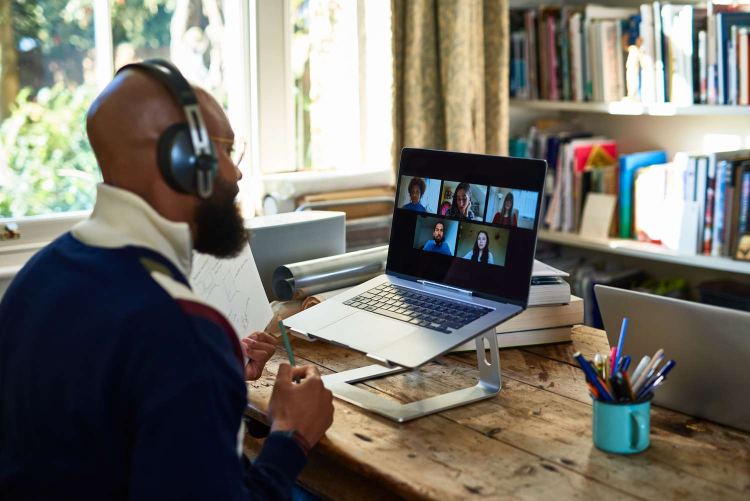
#> input picture img/home_office.jpg, 1500 x 1001 px, found by its file name (shown at 1/2 size)
$ jupyter execute data_split.ipynb
#> lines starting #> are read from the running program, lines starting #| are printed output that depends on the picture; pictures that were not available may be replaced by others from this repository, and a replacement may not be noted
[cell 1]
import os
import shutil
import random
import matplotlib.pyplot as plt
import matplotlib.image as mpimg
import numpy as np
import cv2

[cell 2]
data_dir = '/home/kmaev/dev/ML_Rebelway_course/data/week_08'
data_int = os.path.join(data_dir, 'Interior')
data_ext = os.path.join(data_dir, 'Exterior')

[cell 3]
l = []
image_files = [file for file in os.listdir(data_int) if file.lower().endswith(('.png', '.jpg', '.jpeg', '.gif', '.bmp', '.tiff'))]
num_train = int(len(image_files) * 0.7)
num_test = int(len(image_files) * 0.2)
selected_images = random.sample(image_files, num_train)

[cell 4]
train_dest_file = os.path.join(data_dir, 'train')
test_dest_file = os.path.join(data_dir, 'test')
val_dest_file = os.path.join(data_dir, 'val')

[cell 5]
for image in selected_images:

    source_file = os.path.join(data_int, image)
    if not os.path.exists(train_dest_file ):
        os.makedirs(train_dest_file )
    destination_file = os.path.join(train_dest_file, image)
    shutil.copy(source_file, destination_file)

[cell 6]
def split_data(root_folder, data, folders, split):

    image_files = [file for file in os.listdir(data) if file.lower().endswith(('.png', '.jpg', '.jpeg', '.gif', '.bmp', '.tiff'))]
    for folder in folders:
        num_samples = int(len(image_files) * split[folders.index(folder)] * 0.01)

        for image in os.listdir(data)[:num_samples]:
            source_file = os.path.join(data, image)

            dest_folder = os.path.join(root_folder, folder, data.split('/')[-1])
            if not os.path.exists(dest_folder):
                os.makedirs(dest_folder)
            destination_file = os.path.join(dest_folder, image)
            shutil.move(source_file, destination_file)

[cell 7]
folders = ['train', 'test', 'val']
split = [80, 10, 10]

split_data(data_dir, data_int, folders, split)
split_data(data_dir, data_ext, folders, split)

[cell 8]
img = mpimg.imread('/home/kmaev/dev/ML_Rebelway_course/ml_course_homework/img/home_office.jpg')
#> img is the input picture: shape (1001, 1500, 3); mean R, G, B 117.3, 114.3, 106
plt.imshow(img)
plt.axis('off')

[cell 9]
print(img.shape)
#| (1001, 1500, 3)

[cell 10]
original_shape = img.shape
#> original_shape = (1001, 1500, 3)
new_shape = (480, 854, 3)

resized_image = cv2.resize(img, (new_shape[1], new_shape[0]))
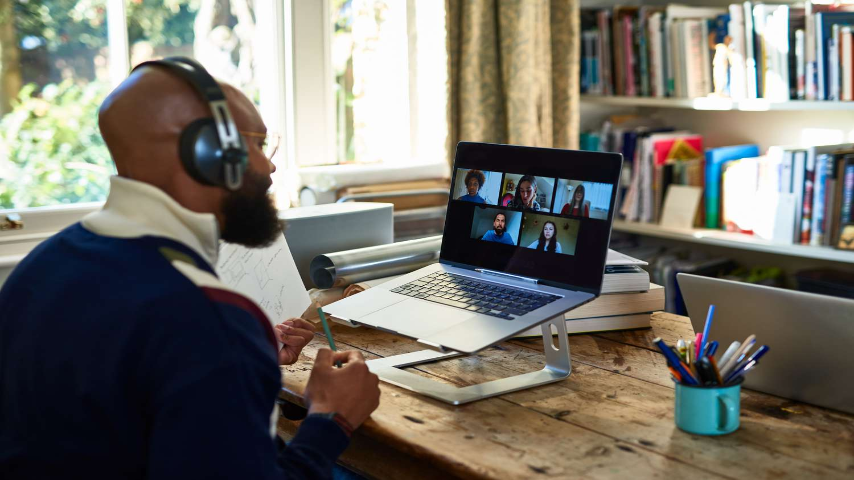
#> resized_image: shape (480, 854, 3); mean R, G, B 117.2, 114.2, 105.9

print("Original shape:", img.shape)
#| Original shape: (1001, 1500, 3)
print("Resized shape:", resized_image.shape)
#| Resized shape: (480, 854, 3)

if len(resized_image.shape) == 2:
    resized_image = np.expand_dims(resized_image, axis=-1)

if resized_image.shape[-1] == 1 and new_shape[-1] == 3:
    resized_image = np.repeat(resized_image, 3, axis=-1)

print("Final shape:", resized_image.shape)
#| Final shape: (480, 854, 3)

[cell 11]
print(resized_image.shape)
#| (480, 854, 3)

[cell 12]
import cv2
import os
import glob


def flip_images(input_folder, output_folder, new_name):
#> called with new_name = 'flipped'
    os.makedirs(output_folder, exist_ok=True)
    image_files = glob.glob(os.path.join(input_folder, '*'))
    for image_file in image_files:
        image = cv2.imread(image_file)
        flipped_horizontally = cv2.flip(image, 1)
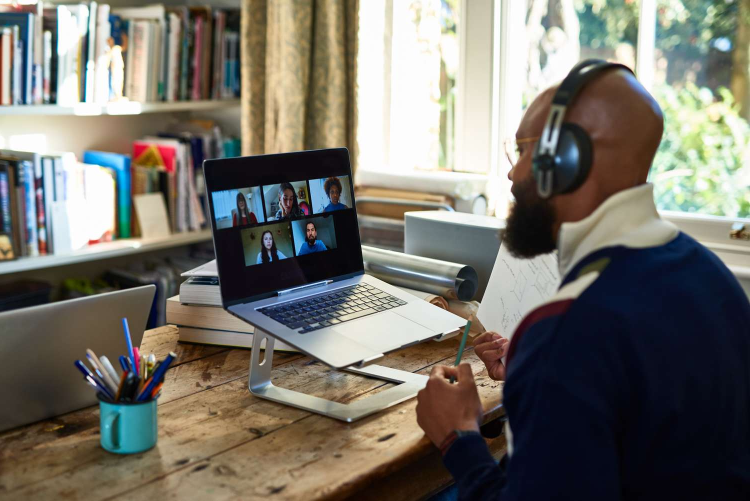
#> flipped_horizontally: shape (1001, 1500, 3) (shown at 1/2 size); mean B, G, R 106, 114.3, 117.3
        flipped_vertically = cv2.flip(image, 0)
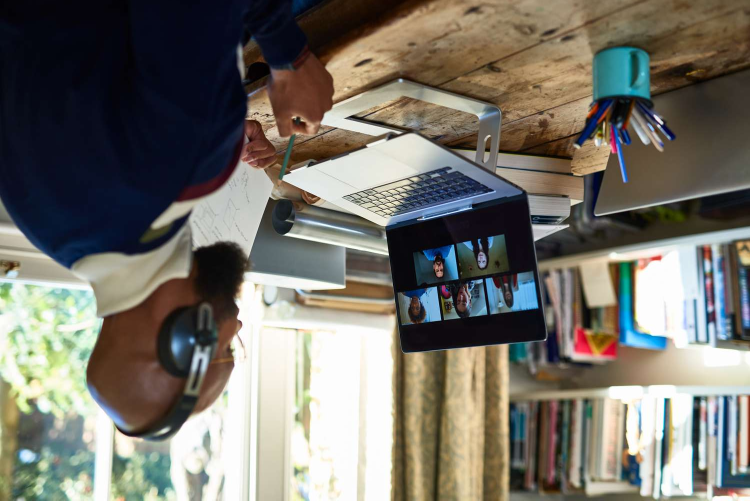
#> flipped_vertically: shape (1001, 1500, 3) (shown at 1/2 size); mean B, G, R 106, 114.3, 117.3

        file_name = os.path.basename(image_file)
        if not file_name.split('/')[-1].startswith(new_name):
            flipped_horizontally_name = os.path.join(output_folder, f'{new_name}_h_{file_name}')
            flipped_vertically_name = os.path.join(output_folder, f'{new_name}_v_{file_name}')
            cv2.imwrite(flipped_horizontally_name, flipped_horizontally)
            cv2.imwrite(flipped_vertically_name, flipped_vertically)

[cell 13]
def move_from_temp_to_folder(folder, temp):
    image_files = glob.glob(os.path.join(temp, '*'))
    for image_file in image_files:
        if not os.path.exists(folder):
                os.makedirs(folder)
        destination_file = os.path.join(folder, image_file.split('/')[-1])
        shutil.move(image_file, destination_file)

[cell 14]
folders = [train_dest_file, test_dest_file, val_dest_file]
for folder in folders:

    input_folder_ext = os.path.join(folder, 'Exterior')
    output_folder = os.path.join(data_dir, '_temp')

    flip_images(input_folder_ext,output_folder, 'flipped')
    move_from_temp_to_folder(input_folder_ext,output_folder)

[cell 15]
for folder in folders:

    input_folder_int = os.path.join(folder, 'Interior')
    output_folder = os.path.join(data_dir, '_temp')

    flip_images(input_folder_int,output_folder, 'flipped')
    move_from_temp_to_folder(input_folder_int,output_folder)
